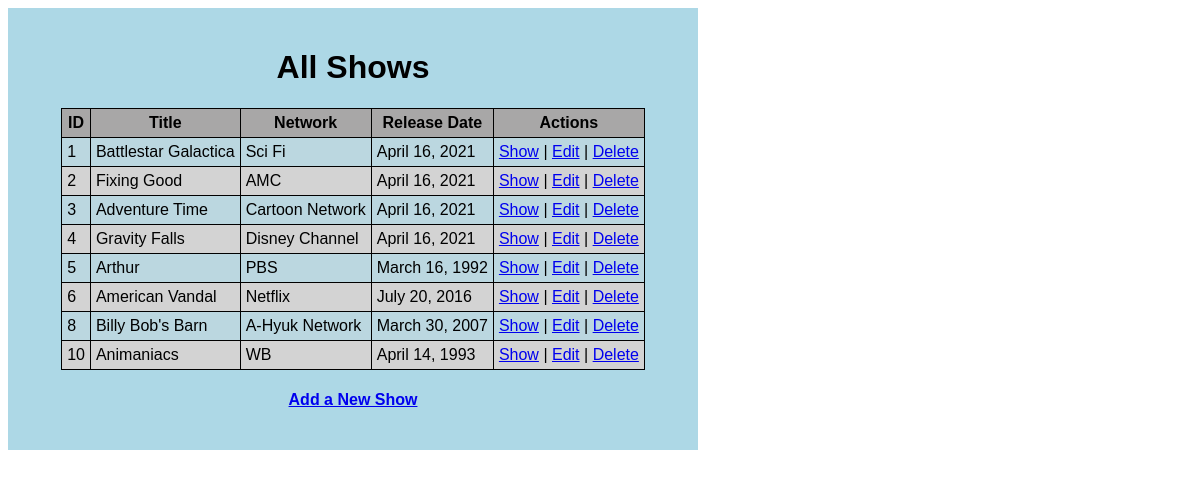
The app's page /shows, older data.
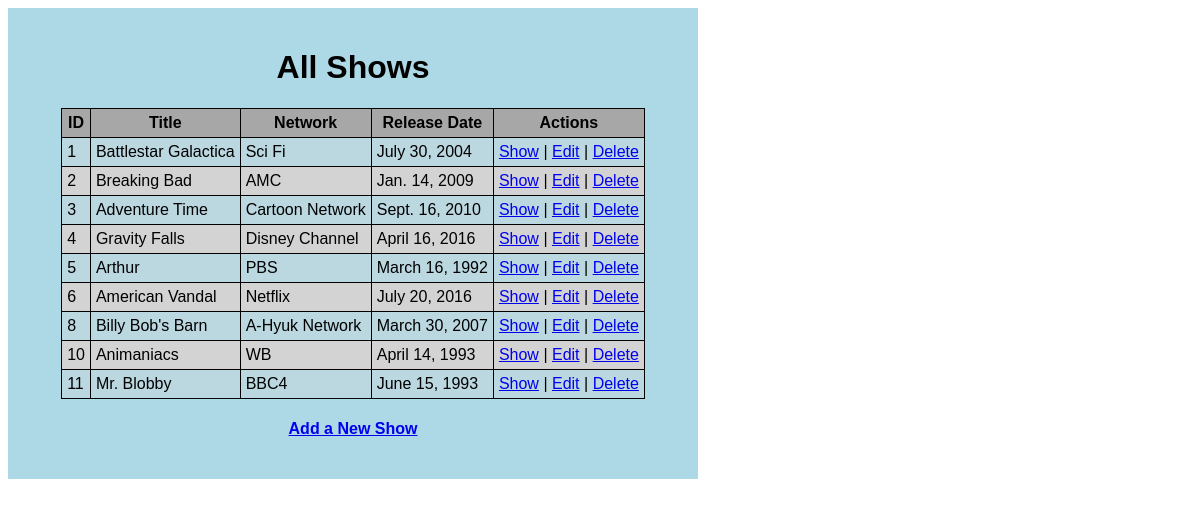
The same page, newer data.
### tv_shows_app/models.py (models this page shows, shortened)
class Show(models.Model):
    title = CharField(max_length=charfield_max_length)
    network = CharField(max_length=charfield_max_length)
    release_date = DateField()
    description = TextField()
    objects = Show_Manager()
    created_at = DateTimeField(auto_now_add=True)
    updated_at = DateTimeField(auto_now=True)

### tv_shows_app/views.py (the view)
# urls.py: path('shows', views.template_shows_list),
def template_shows_list(request):
    context = {
        'shows': Show.objects.all()
    }
    return render(request, 'shows_list.html', context)

### tv_shows_app/templates/shows_list.html (shortened to what this page needs)
<!DOCTYPE html>
<html lang="en">
<head>
    {% load static %}
    <link rel="stylesheet" type="text/css" href="{% static 'style.css' %}">
</head>
<body>
    <div id="wrapper">
            <h1>All Shows</h1>
        <table>
            <thead>
                <tr>
                    <th>ID</th>
                    <th>Title</th>
                    <th>Network</th>
                    <th>Release Date</th>
                    <th>Actions</th>
                </tr>
            </thead>
            <tbody>
                {% for show in shows %}
                    <tr>
                        <td>{{show.id}}</td>
                        <td>{{show.title}}</td>
                        <td>{{show.network}}</td>
                        <td>{{show.release_date}}</td>
                        <td>
                            <a href="{{show.id}}">Show</a>
                            <span> | </span>
                            <a href="{{show.id}}/edit">Edit</a>
                            <span> | </span>
                            <a href="{{show.id}}/destroy">Delete</a>
                        </td>
                    </tr>
                {% endfor %}
            </tbody>
        </table>
        <a href="new"><h4>Add a New Show</h4></a>
    </div>
</body>
</html>

### tv_shows_app/static/style.css (style rules this page uses)
#wrapper { background-color: lightblue; padding: 20px; width: 650px; font-family: sans-serif; display: flex; flex-wrap: wrap; justify-content: center; }
table, th, td { border: 1px solid black; border-collapse: collapse; padding: 5px; }
thead tr { background-color: rgb(168, 167, 167); }
tbody tr:nth-child(even) { background-color: lightgrey; }
tbody tr:nth-child(odd) { background-color: rgba(211, 211, 211, 0.349); }

Row changes from the older to the newer data that the page shows:
changed Show "Battlestar Galactica": release_date "April 16, 2021" → "July 30, 2004"
changed Show "AMC": title "Fixing Good" → "Breaking Bad"; release_date "April 16, 2021" → "Jan. 14, 2009"
changed Show "Adventure Time": release_date "April 16, 2021" → "Sept. 16, 2010"
changed Show "Gravity Falls": release_date "April 16, 2021" → "April 16, 2016"
added Show: id "11", title "Mr. Blobby", network "BBC4", release_date "June 15, 1993"
